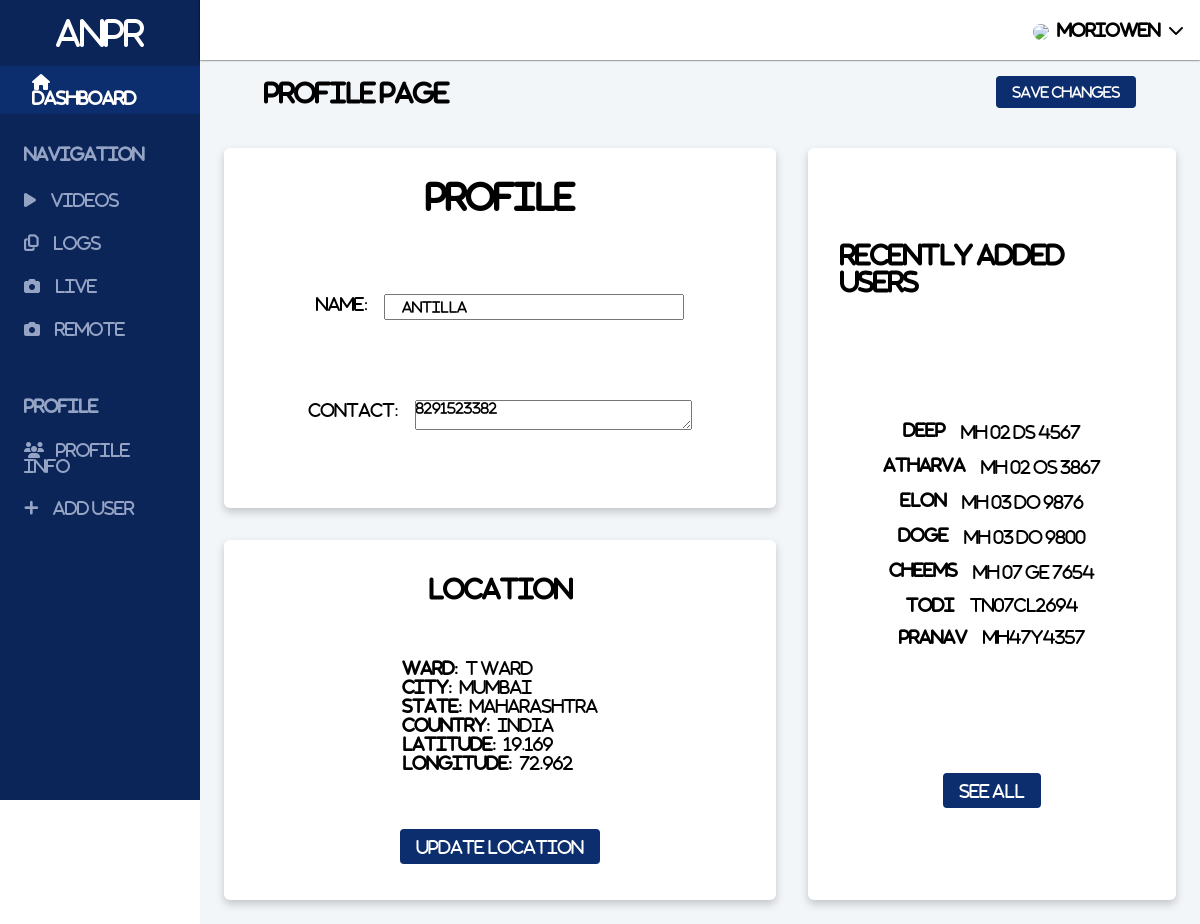
/profile/ (signed in), run on an earlier commit of the app's database.
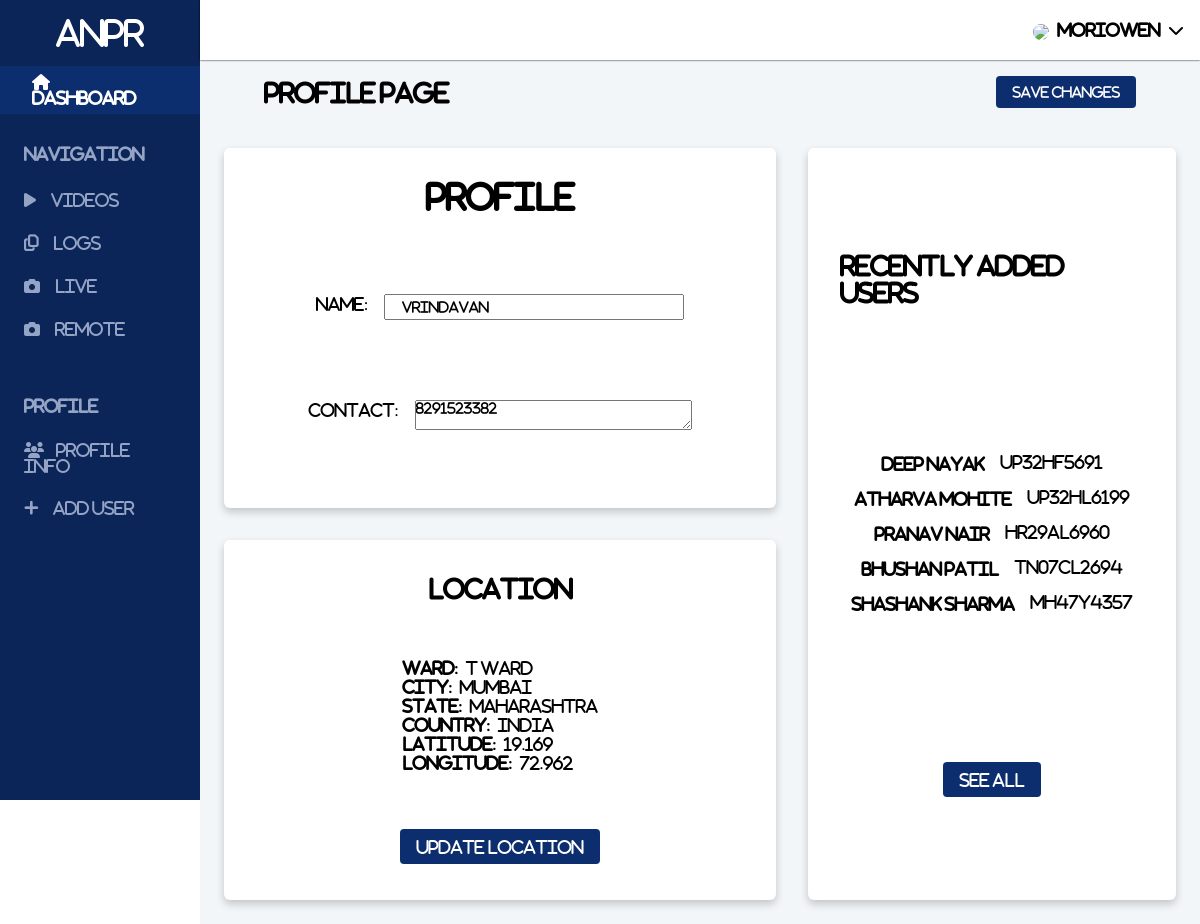
And on a later commit of the database.
### app/models.py (models this page shows, shortened)
class Profile(models.Model):
    user = models.ForeignKey(User, default=None, on_delete=models.CASCADE)
    name = models.CharField(max_length=100)
    contact = models.TextField()
    long = models.DecimalField(blank=True, null=True,  max_digits=8, decimal_places=3)
    lat = models.DecimalField(blank=True, null=True, max_digits=8, decimal_places=3)
    town = models.CharField(blank=True, null=True, max_length=100)
    city = models.CharField(blank=True , null=True,max_length=100)
    state = models.CharField(blank=True, null=True, max_length=100)
    country = models.CharField(blank=True, null=True, max_length=100)

class CarProfile(models.Model):
    user = models.ForeignKey(User, default="", on_delete=models.CASCADE, null=True, blank=True)
    name = models.CharField(max_length=150)
    phone = models.CharField(max_length=150)
    carno = models.CharField(max_length=50)
    carmodel = models.CharField(max_length=50)
    carcolour = models.CharField(max_length=50)
    def __str__(self):
        return self.name

### app/views.py (the view, shortened to what this page needs)
# urls.py: path('profile/', views.updateProfile, name="profile"),
def updateProfile(request):
    try:
        profile = Profile.objects.get(user=request.user)
        users = CarProfile.objects.filter(user=request.user)
        print(users)
        print(request)
        form = ProfileForm(instance=Profile.objects.get(user=request.user))
        context = {'form': form, 'profile': profile, 'users': users}
        return render(request, 'profile.html', context)
    except Profile.DoesNotExist:
        profile = Profile.objects.get(user=request.user)
        return render(request, 'profile.html')

### app/forms.py
class ProfileForm(ModelForm):
    class Meta:
        model = Profile
        fields = ['name', 'contact']
        widgets = {
          'contact': forms.Textarea(attrs={'rows':2, 'cols':20}),
        }

### templates/profile.html (shortened to what this page needs)
{% extends 'base.html' %} {% load static %}
{% block header %}
<link rel="stylesheet" href="{% static 'profile.css' %}" />
{% endblock header %}
{% block body %}
<div class="content">
  <div class="changes_bar">
    <h2>Profile Page</h2>
    <form action="" method="POST">
      <button href="">Save Changes</button>
    </form>
  </div>
  <div class="profile__grid">
    <div class="profile_box">
      <div class="inner_profile">
        <h1 style="letter-spacing: 0.1px">Profile</h1>
        <div class="form__label">
          <label for="">Name: </label>
          <div class="profile__header">{{form.name}}</div>
        </div>
        <div class="form__label">
          <label for="">Contact: </label>
          <div class="profile__input">{{form.contact}}</div>
        </div>
      </div>
    </div>
    <div class="user_box">
      <div class="user_container">
        <h2>Recently Added Users</h2>
        <div class="log">
          {% for user in users %}
          <div class="indiviual_log">
            <div class="log__owner">{{user}}</div>
            <div class="log__number">{{user.carno}}</div>
          </div>
          {% endfor %}
        </div>
        <a href="{% url 'addusers' %}">See All</a>
      </div>
    </div>
    <div class="map">
      <div class="map_container">
        <h2>Location</h2>
        <div class="form_control">
          {% if profile.city %}
          <label for="">Ward: </label>
          {{profile.town}}
          <br />
          <label for="">City: </label>
          {{profile.city}}
          <br />
          <label for="">State: </label>
          {{profile.state}}
          <br />
          <label for="">Country: </label>
          {{profile.country}}
          <br />
          <label for="">Latitude: </label>
          {{profile.lat}}
          <br />
          <label for="">Longitude: </label>
          {{profile.long}} {% endif %}
        </div>
        <a href="{% url 'get_location' %}">Update Location</a>
      </div>
    </div>
  </div>
</div>
{% endblock body %}

### templates/base.html (shortened to what this page needs)
<!DOCTYPE html>
{% load static %}
<html lang="en">
  <head>
    <link rel="stylesheet" href="{% static 'base.css' %}" />
    {% block header %} {% endblock header %}
  </head>
  <body>
    <main class="main">
      <div class="sidebar">
        <div class="title">ANPR</div>
        <div class="dashboard__name">
          <h4>
            <a href="{% url 'dashboard' %}">
              <span><i class="fa fa-home"></i></span> Dashboard
            </a>
          </h4>
        </div>
        <section class="navigation">
          <div class="section__title">Navigation</div>
          <ul>
            <a href="{% url 'videolist' %}">
              <li>
                <span><i class="fa fa-play"></i></span> Videos
              </li>
            </a>
            <a href="{% url 'logs' %}">
              <li>
                <span><i class="fa fa-copy"></i></span> Logs
              </li>
            </a>
            <a href="{% url 'live' %}">
              <li>
                <span><i class="fa fa-camera"></i></span> Live
              </li>
            </a>
            <a href="{% url 'remote' %}">
              <li>
                <span><i class="fa fa-camera"></i></span> Remote
              </li>
            </a>
          </ul>
        </section>
        <section class="profile">
          <div class="section__title">Profile</div>
          <ul>
            <a href="{% url 'profile' %}">
              <li>
                <span><i class="fa fa-users"></i></span>Profile Info
              </li>
            </a>
            <a href="{% url 'addusers' %}">
              <li>
                <span><i class="fa fa-plus"></i></span> Add User
              </li>
            </a>
          </ul>
        </section>
      </div>
      <div class="navbar">
        <div class="navbar__profile">
          <span
            ><img
              src="{{ MEDIA_URL }}/videos/mario-av.png"
              style="border-radius: 50%; width: 30px"
          /></span>
          <p style="letter-spacing: 0.1px; font-weight: bold">
            {{ user.username }}
          </p>
          <span><i class="fa fa-chevron-down"></i></span>
        </div>
      </div>
      {% block body %} {% endblock body %}
    </main>
  </body>
</html>

### static/base.css (style rules this page uses)
:root { --textColour: #95a4c4; }
.main { min-height: 100vh; display: grid; grid-template-columns: 200px 1fr; grid-template-rows: 60px 1fr; grid-template-areas: "sidebar navbar" "sidebar content"; }
.sidebar { grid-area: sidebar; background-color: #0b2559; color: white; position: fixed; height: 100vh; width: 200px; }
.title { display: block; margin: 1rem; text-align: center; font-size: 2rem; }
.section__title { margin: 1rem 1.5rem; font-weight: 700; color: #95a4c4; text-transform: uppercase; }
.sidebar li { list-style: none; padding: 0.75rem 1.5rem; color: #95a4c4; margin: 0 auto; }
.sidebar section { padding: 1rem 0; }
.dashboard__name { padding: 0.5rem 2rem; display: block; background-color: #0c2e6e; }
.sidebar span { margin-right: 0.75rem; }
a { text-decoration: none; color: inherit; }
.navbar { grid-area: navbar; display: flex; align-items: center; justify-content: flex-end; box-shadow: 0px 0px 2px black; z-index: 2; }
.navbar__profile { display: flex; cursor: pointer; align-items: center; padding: 1rem; position: relative; }
.navbar__profile p { margin: 0 0.5rem; }
.navbar__profile span:first-child { font-size: 1.5rem; color: #0b2559; }

### static/profile.css (style rules this page uses)
.content { grid-area: content; background: #f3f6f9; }
.profile__grid { display: grid; grid-template-columns: 3fr 2fr; grid-template-rows: 1fr 1fr; grid-template-areas: "profile_box user_box" "map user_box"; gap: 2rem; width: 1000px; margin: 0 auto; padding: 1.5rem; min-height: 100vh; }
.profile_box { grid-area: profile_box; box-shadow: 0 4px 8px 0 rgba(0, 0, 0, 0.2); transition: 0.3s; border-radius: 6px; background: white; }
.user_box { grid-area: user_box; box-shadow: 0 4px 8px 0 rgba(0, 0, 0, 0.2); transition: 0.3s; background: white; border-radius: 6px; }
.map { grid-area: map; background: white; display: grid; box-shadow: 0 4px 8px 0 rgba(0, 0, 0, 0.2); transition: 0.3s; border-radius: 6px; }
.map_container { display: flex; flex-direction: column; justify-content: space-around; align-items: center; height: 100%; padding: 0.5rem 0; }
.map_container a { padding: 0.5rem 1rem; background-color: #0c2e6e; border-radius: 4px; color: white; }
.map_container label { font-weight: bold; margin-right: 0.25rem; }
.changes_bar { display: flex; justify-content: space-between; align-items: center; padding: 1rem 4rem; }
.changes_bar button { padding: 0.5rem 1rem; background-color: #0c2e6e; border-radius: 4px; border: 0; color: white; }
.log { display: flex; flex-direction: column; justify-content: space-evenly; align-items: center; }
.user_box { padding: 2rem; }
.user_container { display: flex; flex-direction: column; height: 100%; justify-content: space-around; align-items: center; }
.user_container a { padding: 0.5rem 1rem; background-color: #0c2e6e; border-radius: 4px; color: white; }
.log__owner { font-weight: bold; margin-right: 1rem; }
.indiviual_log { display: flex; padding: 0.5rem 0; }
.inner_profile { display: flex; flex-direction: column; justify-content: space-between; align-items: center; width: 80%; height: 70%; margin: 2rem auto; }
.form__label { display: flex; }
.form__label label { padding-right: 1rem; }
.form__label input { padding: 0.25rem 1rem; }

What changed in the data, as far as the page shows it:
removed CarProfile: name "deep", carno "MH 02 DS 4567"
removed CarProfile: name "atharva", carno "MH 02 OS 3867"
removed CarProfile: name "elon", carno "MH 03 DO 9876"
removed CarProfile: name "doge", carno "MH 03 DO 9800"
removed CarProfile: name "cheems", carno "MH 07 GE 7654"
removed CarProfile: name "todi", carno "TN07CL2694"
removed CarProfile: name "pranav", carno "MH47Y4357"
changed Profile "T Ward": name "Antilla" → "Vrindavan"
added CarProfile: name "Deep Nayak", carno "UP32HF5691"
added CarProfile: name "Atharva Mohite", carno "UP32HL6199"
added CarProfile: name "Pranav Nair", carno "HR29AL6960"
added CarProfile: name "Bhushan Patil", carno "TN07CL2694"
added CarProfile: name "Shashank Sharma", carno "MH47Y4357"
